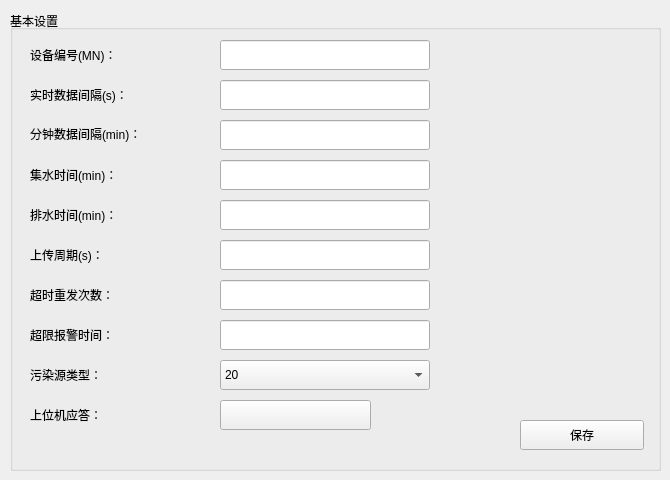
    <widget class="QWidget" name="page">
     <widget class="QGroupBox" name="gbox_general">
      <property name="geometry">
       <rect>
        <x>10</x>
        <y>10</y>
        <width>651</width>
        <height>461</height>
       </rect>
      </property>
      <property name="layoutDirection">
       <enum>Qt::LeftToRight</enum>
      </property>
      <property name="autoFillBackground">
       <bool>false</bool>
      </property>
      <property name="title">
       <string>基本设置</string>
      </property>
      <property name="alignment">
       <set>Qt::AlignLeading|Qt::AlignLeft|Qt::AlignVCenter</set>
      </property>
      <property name="flat">
       <bool>false</bool>
      </property>
      <property name="checkable">
       <bool>false</bool>
      </property>
      <widget class="QLabel" name="label">
       <property name="geometry">
        <rect>
         <x>20</x>
         <y>30</y>
         <width>180</width>
         <height>30</height>
        </rect>
       </property>
       <property name="text">
        <string>设备编号(MN)：</string>
       </property>
      </widget>
      <widget class="QLabel" name="label_2">
       <property name="geometry">
        <rect>
         <x>20</x>
         <y>350</y>
         <width>180</width>
         <height>30</height>
        </rect>
       </property>
       <property name="text">
        <string>污染源类型：</string>
       </property>
      </widget>
      <widget class="QLabel" name="label_3">
       <property name="geometry">
        <rect>
         <x>20</x>
         <y>70</y>
         <width>180</width>
         <height>30</height>
        </rect>
       </property>
       <property name="text">
        <string>实时数据间隔(s)：</string>
       </property>
      </widget>
      <widget class="QLabel" name="label_6">
       <property name="geometry">
        <rect>
         <x>20</x>
         <y>109</y>
         <width>180</width>
         <height>30</height>
        </rect>
       </property>
       <property name="text">
        <string>分钟数据间隔(min)：</string>
       </property>
      </widget>
      <widget class="QLabel" name="label_8">
       <property name="geometry">
        <rect>
         <x>20</x>
         <y>150</y>
         <width>180</width>
         <height>30</height>
        </rect>
       </property>
       <property name="text">
        <string>集水时间(min)：</string>
       </property>
      </widget>
      <widget class="QLabel" name="label_9">
       <property name="geometry">
        <rect>
         <x>20</x>
         <y>190</y>
         <width>180</width>
         <height>30</height>
        </rect>
       </property>
       <property name="text">
        <string>排水时间(min)：</string>
       </property>
      </widget>
      <widget class="QLineEdit" name="txtMN">
       <property name="geometry">
        <rect>
         <x>210</x>
         <y>30</y>
         <width>210</width>
         <height>30</height>
        </rect>
       </property>
      </widget>
      <widget class="QComboBox" name="comboBoxStType">
       <property name="geometry">
        <rect>
         <x>210</x>
         <y>350</y>
         <width>210</width>
         <height>30</height>
        </rect>
       </property>
       <property name="currentIndex">
        <number>0</number>
       </property>
       <item>
        <property name="text">
         <string>20</string>
        </property>
       </item>
       <item>
        <property name="text">
         <string>31</string>
        </property>
       </item>
       <item>
        <property name="text">
         <string>32</string>
        </property>
       </item>
       <item>
        <property name="text">
         <string>33</string>
        </property>
       </item>
       <item>
        <property name="text">
         <string>34</string>
        </property>
       </item>
       <item>
        <property name="text">
         <string>35</string>
        </property>
       </item>
       <item>
        <property name="text">
         <string>36</string>
        </property>
       </item>
       <item>
        <property name="text">
         <string>37</string>
        </property>
       </item>
       <item>
        <property name="text">
         <string>38</string>
        </property>
       </item>
       <item>
        <property name="text">
         <string>21</string>
        </property>
       </item>
       <item>
        <property name="text">
         <string>22</string>
        </property>
       </item>
       <item>
        <property name="text">
         <string>23</string>
        </property>
       </item>
       <item>
        <property name="text">
         <string>41</string>
        </property>
       </item>
      </widget>
      <widget class="QLineEdit" name="txtRtdInterval">
       <property name="geometry">
        <rect>
         <x>210</x>
         <y>70</y>
         <width>210</width>
         <height>30</height>
        </rect>
       </property>
      </widget>
      <widget class="QLineEdit" name="txtMinInterval">
       <property name="geometry">
        <rect>
         <x>210</x>
         <y>110</y>
         <width>210</width>
         <height>30</height>
        </rect>
       </property>
      </widget>
      <widget class="QLineEdit" name="txtCatchmentTime">
       <property name="geometry">
        <rect>
         <x>210</x>
         <y>150</y>
         <width>210</width>
         <height>30</height>
        </rect>
       </property>
      </widget>
      <widget class="QLineEdit" name="txtDrainTime">
       <property name="geometry">
        <rect>
         <x>210</x>
         <y>190</y>
         <width>210</width>
         <height>30</height>
        </rect>
       </property>
      </widget>
      <widget class="QLabel" name="label_7">
       <property name="geometry">
        <rect>
         <x>20</x>
         <y>230</y>
         <width>180</width>
         <height>30</height>
        </rect>
       </property>
       <property name="text">
        <string>上传周期(s)：</string>
       </property>
      </widget>
      <widget class="QLabel" name="label_12">
       <property name="geometry">
        <rect>
         <x>20</x>
         <y>270</y>
         <width>180</width>
         <height>30</height>
        </rect>
       </property>
       <property name="text">
        <string>超时重发次数：</string>
       </property>
      </widget>
      <widget class="QLabel" name="label_13">
       <property name="geometry">
        <rect>
         <x>20</x>
         <y>310</y>
         <width>180</width>
         <height>30</height>
        </rect>
       </property>
       <property name="text">
        <string>超限报警时间：</string>
       </property>
      </widget>
      <widget class="QLineEdit" name="txtOverTime">
       <property name="geometry">
        <rect>
         <x>210</x>
         <y>230</y>
         <width>210</width>
         <height>30</height>
        </rect>
       </property>
      </widget>
      <widget class="QLineEdit" name="txtReCount">
       <property name="geometry">
        <rect>
         <x>210</x>
         <y>270</y>
         <width>210</width>
         <height>30</height>
        </rect>
       </property>
      </widget>
      <widget class="QLineEdit" name="txtAlarmTime">
       <property name="geometry">
        <rect>
         <x>210</x>
         <y>310</y>
         <width>210</width>
         <height>30</height>
        </rect>
       </property>
      </widget>
      <widget class="QPushButton" name="btn_SaveGeneral">
       <property name="geometry">
        <rect>
         <x>510</x>
         <y>410</y>
         <width>124</width>
         <height>30</height>
        </rect>
       </property>
       <property name="text">
        <string>保存</string>
       </property>
       <property name="iconSize">
        <size>
         <width>120</width>
         <height>40</height>
        </size>
       </property>
      </widget>
      <widget class="QLabel" name="label_45">
       <property name="geometry">
        <rect>
         <x>20</x>
         <y>390</y>
         <width>180</width>
         <height>30</height>
        </rect>
       </property>
       <property name="text">
        <string>上位机应答：</string>
       </property>
      </widget>
      <widget class="mySwitchButton" name="btn_RespondOpen">
       <property name="geometry">
        <rect>
         <x>210</x>
         <y>390</y>
         <width>151</width>
         <height>30</height>
        </rect>
       </property>
       <property name="text">
        <string/>
       </property>
      </widget>
     </widget>
    </widget>
